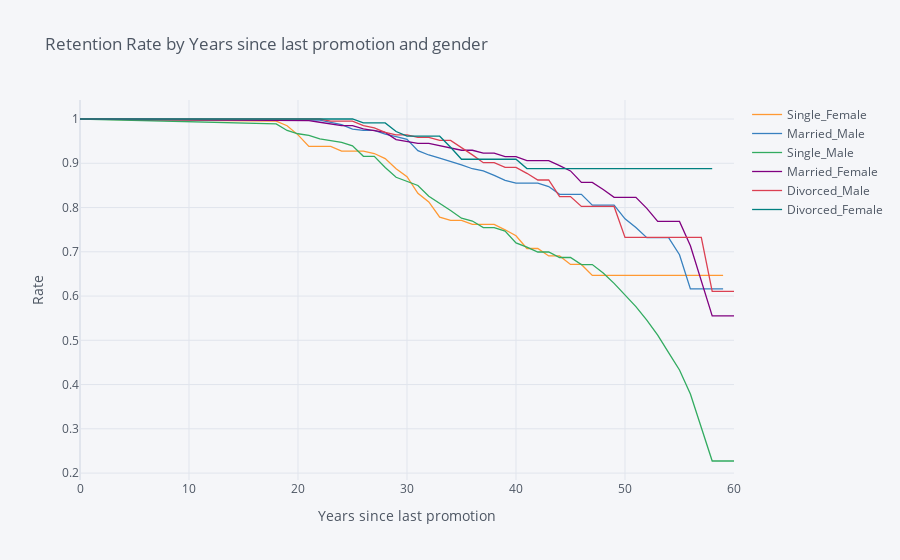

Notebook cell for this chart:
### Markdown cell above
## 6. Now that we have looked at the retention rates by gender and marital status individually, let's look at them together. 

Create a new field in the data set that concatenates marital status and gender, and then generate and plot a survival curve that shows the retention by this new field over the age of the employee.

### Code cell
data['StatusGender'] = data['MaritalStatus'] + '_' + data['Gender']

employee_age = survival(data,'StatusGender','Age','Attrition')
employee_age.iplot(kind='line',xTitle='Years since last promotion',yTitle='Rate', 
                     title='Retention Rate by Years since last promotion and gender')

### Figure 1 — Plotly figure (JSON) as saved in the notebook; plotly's stock layout.template omitted (floating-point values rounded to 4 significant figures)
{"data": [{"line": {"color": "rgba(255, 153, 51, 1.0)", "dash": "solid", "shape": "linear", "width": 1.3}, "mode": "lines", "name": "Single_Female", "text": "", "type": "scatter", "x": [0, 18, 19, 20, 21, 22, 23, 24, 25, 26, 27, 28, 29, 30, 31, 32, 33, 34, 35, 36, 37, 38, 39, 40, 41, 42, 43, 44, 45, 46, 47, 48, 49, 50, 51, 52, 53, 54, 55, 56, 57, 58, 59, 60], "y": [1, 0.995, 0.9848, 0.9641, 0.9381, 0.9381, 0.9381, 0.9275, 0.9275, 0.9275, 0.922, 0.9106, 0.8874, 0.8697, 0.8322, 0.8125, 0.7781, 0.7709, 0.7709, 0.7619, 0.7619, 0.7619, 0.7497, 0.7363, 0.7074, 0.7074, 0.6906, 0.6906, 0.6714, 0.6714, 0.6465, 0.6465, 0.6465, 0.6465, 0.6465, 0.6465, 0.6465, 0.6465, 0.6465, 0.6465, 0.6465, 0.6465, 0.6465, ""]}, {"line": {"color": "rgba(55, 128, 191, 1.0)", "dash": "solid", "shape": "linear", "width": 1.3}, "mode": "lines", "name": "Married_Male", "text": "", "type": "scatter", "x": [0, 18, 19, 20, 21, 22, 23, 24, 25, 26, 27, 28, 29, 30, 31, 32, 33, 34, 35, 36, 37, 38, 39, 40, 41, 42, 43, 44, 45, 46, 47, 48, 49, 50, 51, 52, 53, 54, 55, 56, 57, 58, 59, 60], "y": [1, 0.9988, 0.9988, 0.9988, 0.9988, 0.9975, 0.9925, 0.9874, 0.977, 0.9743, 0.9743, 0.9659, 0.96, 0.954, 0.9286, 0.9187, 0.9116, 0.9043, 0.8964, 0.8876, 0.8828, 0.8726, 0.8614, 0.8553, 0.8553, 0.8553, 0.8473, 0.8299, 0.8299, 0.8299, 0.8055, 0.8055, 0.8055, 0.7745, 0.7546, 0.7318, 0.7318, 0.7318, 0.6932, 0.6162, 0.6162, 0.6162, 0.6162, ""]}, {"line": {"color": "rgba(50, 171, 96, 1.0)", "dash": "solid", "shape": "linear", "width": 1.3}, "mode": "lines", "name": "Single_Male", "text": "", "type": "scatter", "x": [0, 18, 19, 20, 21, 22, 23, 24, 25, 26, 27, 28, 29, 30, 31, 32, 33, 34, 35, 36, 37, 38, 39, 40, 41, 42, 43, 44, 45, 46, 47, 48, 49, 50, 51, 52, 53, 54, 55, 56, 57, 58, 59, 60], "y": [1, 0.9889, 0.9741, 0.9667, 0.9629, 0.9552, 0.9513, 0.9474, 0.9395, 0.9156, 0.9156, 0.8903, 0.8684, 0.8592, 0.8497, 0.8254, 0.8099, 0.7935, 0.776, 0.7694, 0.7548, 0.7548, 0.7466, 0.7199, 0.7103, 0.6995, 0.6995, 0.6871, 0.6871, 0.6711, 0.6711, 0.6519, 0.6286, 0.6035, 0.576, 0.5457, 0.5116, 0.4723, 0.4329, 0.3788, 0.303, 0.2273, 0.2273, 0.2273]}, {"line": {"color": "rgba(128, 0, 128, 1.0)", "dash": "solid", "shape": "linear", "width": 1.3}, "mode": "lines", "name": "Married_Female", "text": "", "type": "scatter", "x": [0, 18, 19, 20, 21, 22, 23, 24, 25, 26, 27, 28, 29, 30, 31, 32, 33, 34, 35, 36, 37, 38, 39, 40, 41, 42, 43, 44, 45, 46, 47, 48, 49, 50, 51, 52, 53, 54, 55, 56, 57, 58, 59, 60], "y": [1, 0.9963, 0.9963, 0.9963, 0.9963, 0.9926, 0.9889, 0.9852, 0.9852, 0.9777, 0.9738, 0.9698, 0.9535, 0.9493, 0.9449, 0.9449, 0.94, 0.9349, 0.9294, 0.9294, 0.9228, 0.9228, 0.9151, 0.9151, 0.9058, 0.9058, 0.9058, 0.8946, 0.8827, 0.8568, 0.8568, 0.8406, 0.8231, 0.8231, 0.8231, 0.7981, 0.7686, 0.7686, 0.7686, 0.7137, 0.6344, 0.5551, 0.5551, 0.5551]}, {"line": {"color": "rgba(219, 64, 82, 1.0)", "dash": "solid", "shape": "linear", "width": 1.3}, "mode": "lines", "name": "Divorced_Male", "text": "", "type": "scatter", "x": [0, 18, 19, 20, 21, 22, 23, 24, 25, 26, 27, 28, 29, 30, 31, 32, 33, 34, 35, 36, 37, 38, 39, 40, 41, 42, 43, 44, 45, 46, 47, 48, 49, 50, 51, 52, 53, 54, 55, 56, 57, 58, 59, 60], "y": [1, 1, 1, 1, 1, 1, 0.9952, 0.9952, 0.9952, 0.9852, 0.9802, 0.9697, 0.9643, 0.9643, 0.9583, 0.9583, 0.9515, 0.9515, 0.9357, 0.919, 0.9013, 0.9013, 0.8906, 0.8906, 0.8773, 0.8621, 0.8621, 0.8247, 0.8247, 0.8024, 0.8024, 0.8024, 0.8024, 0.7326, 0.7326, 0.7326, 0.7326, 0.7326, 0.7326, 0.7326, 0.7326, 0.6105, 0.6105, 0.6105]}, {"line": {"color": "rgba(0, 128, 128, 1.0)", "dash": "solid", "shape": "linear", "width": 1.3}, "mode": "lines", "name": "Divorced_Female", "text": "", "type": "scatter", "x": [0, 18, 19, 20, 21, 22, 23, 24, 25, 26, 27, 28, 29, 30, 31, 32, 33, 34, 35, 36, 37, 38, 39, 40, 41, 42, 43, 44, 45, 46, 47, 48, 49, 50, 51, 52, 53, 54, 55, 56, 57, 58, 59, 60], "y": [1, 1, 1, 1, 1, 1, 1, 1, 1, 0.9912, 0.9912, 0.9912, 0.9717, 0.9612, 0.9612, 0.9612, 0.9612, 0.9362, 0.9091, 0.9091, 0.9091, 0.9091, 0.9091, 0.9091, 0.8879, 0.8879, 0.8879, 0.8879, 0.8879, 0.8879, 0.8879, 0.8879, 0.8879, 0.8879, 0.8879, 0.8879, 0.8879, 0.8879, 0.8879, 0.8879, 0.8879, 0.8879, "", ""]}], "layout": {"legend": {"bgcolor": "#F5F6F9", "font": {"color": "#4D5663"}}, "paper_bgcolor": "#F5F6F9", "plot_bgcolor": "#F5F6F9", "title": {"font": {"color": "#4D5663"}, "text": "Retention Rate by Years since last promotion and gender"}, "xaxis": {"gridcolor": "#E1E5ED", "showgrid": true, "tickfont": {"color": "#4D5663"}, "title": {"font": {"color": "#4D5663"}, "text": "Years since last promotion"}, "zerolinecolor": "#E1E5ED"}, "yaxis": {"gridcolor": "#E1E5ED", "showgrid": true, "tickfont": {"color": "#4D5663"}, "title": {"font": {"color": "#4D5663"}, "text": "Rate"}, "zerolinecolor": "#E1E5ED"}}}
